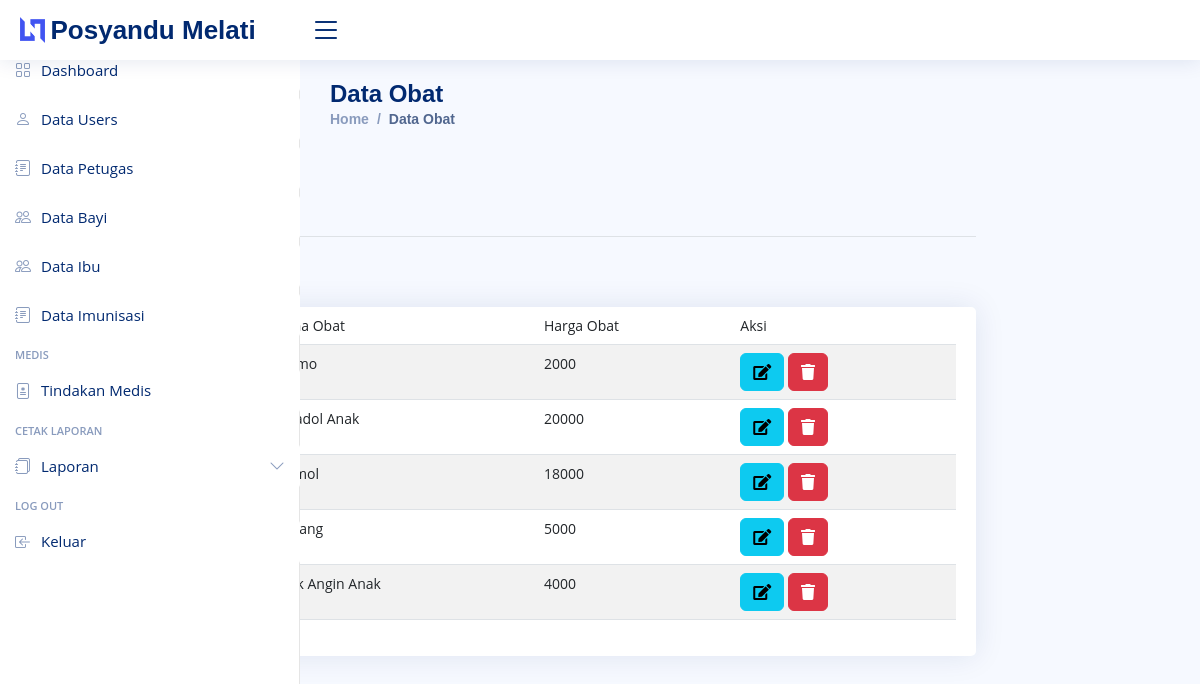
The page /posyandu/index.php/admin/obat on the database its author committed.
### tables this page shows
CREATE TABLE `obat` (
  `id_obat` int(11) NOT NULL,
  `nama_obat` varchar(80) NOT NULL,
  `harga_obat` int(11) NOT NULL
);

### posyandu/application/controllers/admin/obat.php (called while the page is built, shortened)
<?php
class obat extends CI_Controller {
	public function __construct()
	{
		$this->load->model('obat_m');
		$this->load->library('form_validation');
	}
	public function index()
	{
		$data['title'] = 'Data Obat';
		$data['obat'] = $this->obat_m->get('obat')->result_array();
		$this->form_validation->set_rules('nama', 'Nama obat', 'required|trim');
		$this->form_validation->set_rules('harga', 'Harga obat', 'required|trim');
		if($this->form_validation->run() == FALSE) {
			$this->load->view('layout/header', $data);
			$this->load->view('layout/sidebar');
			$this->load->view('admin/obat/index');
			$this->load->view('layout/footer');
		}
	}
}

### posyandu/index.php (called while the page is built, shortened)
<?php
require_once BASEPATH.'core/CodeIgniter.php';

### posyandu/application/models/obat_m.php (called while the page is built, shortened)
<?php
class obat_m extends CI_Model {
	public function get($table)
	{
		$this->db->order_by('nama_obat', 'ASC');
		return $this->db->get($table);
	}
}

### posyandu/application/views/admin/obat/index.php (the view, shortened to what this page needs)
<main role="main" class="col-md-9 ml-sm-auto col-lg-10 px-md-4">
  <div class="d-flex justify-content-between flex-wrap flex-md-nowrap align-items-center pt-3 pb-2 mb-3 border-bottom">
    <h1 class="h2"><?= $title; ?></h1>
  </div>
  <div class="row mb-2">
    <div class="col-md-6">
      <button type="button" class="btn btn-primary mb-2" data-toggle="modal" data-target="#formModalobat">
      </button>
    </div>
  </div>
  <div class="card">
    <div class="card-body">
      <div class="row">
        <div class="col-md">
          <div class="table-responsive">
            <table class="table table-striped">
              <thead>
                <tr>
                  <td>No</td>
                  <td>ID Obat</td>
                  <td>Nama Obat</td>
                  <td>Harga Obat</td>
                  <td>Aksi</td>
                </tr>
              </thead>
              <tbody>
                <?php $no = 1; foreach($obat as $u) : ?>
                  <tr>
                    <td><?= $no++; ?></td>
                    <td><?= $u['id_obat']; ?></td>
                    <td><?= $u['nama_obat']; ?></td>
                    <td><?= $u['harga_obat']; ?></td>
                    <td>
                      <a href="<?= base_url('admin/obat/ubah/') . $u['id_obat']; ?>" class="btn btn-info"><i class="fas fa-edit"></i></a>
                      <a href="<?= base_url('admin/obat/hapus/') . $u['id_obat']; ?>" class="btn btn-danger" onclick="return confirm('Yakin Hapus ?')"><i class="fas fa-trash"></i></a>
                    </td>
                  </tr>
                <?php endforeach; ?>
              </tbody>
            </table>
          </div>
        </div>
      </div>
    </div>
  </div>
</main>

### posyandu/assets/css/dashboard.css (style rules this page uses)
body { font-size: .875rem; }

### posyandu/assets/nice/assets/css/style.css (style rules this page uses)
:root { scroll-behavior: smooth; }
body { font-family: "Open Sans", sans-serif; background: #f6f9ff; color: #444444; }
a { color: #4154f1; text-decoration: none; }
h1, h2, h3, h4, h5, h6 { font-family: "Nunito", sans-serif; }
.card { margin-bottom: 30px; border: none; border-radius: 5px; box-shadow: 0px 0 30px rgba(1, 41, 112, 0.1); }
.card-body { padding: 0 20px 20px 20px; }

### rows shown on the page
obat: harga_obat "2000"
obat: nama_obat "Panadol Anak", harga_obat "20000"
obat: harga_obat "18000"
obat: harga_obat "5000"
obat: nama_obat "Tolak Angin Anak", harga_obat "4000"

### other values the page prints
$title "Data Obat"
